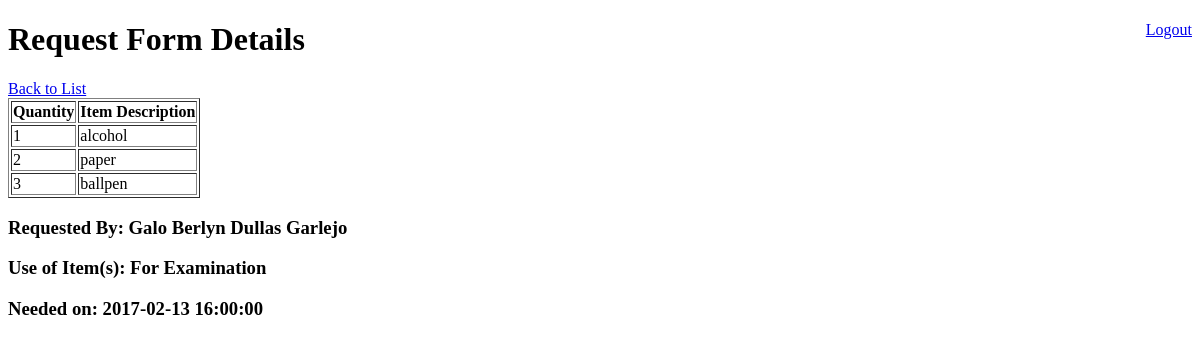
/request_app/dashboard/request_details.php?request_id=1 (signed in), run on an earlier commit of the app's database.
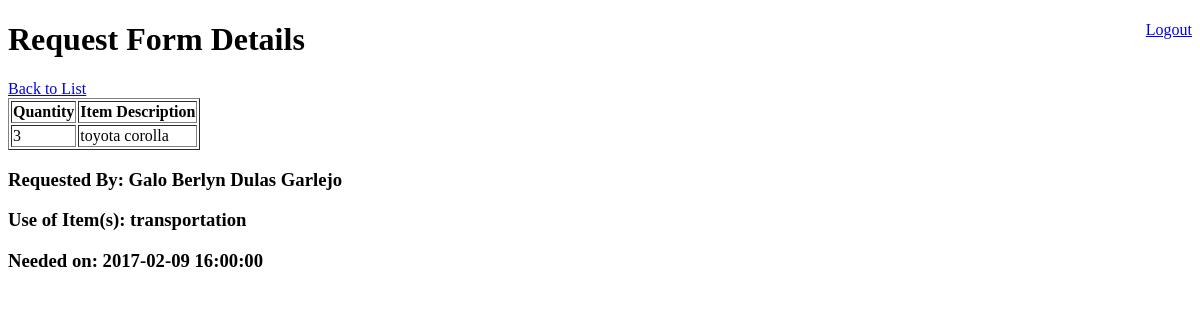
And on a later commit of the database.
### tables this page shows
CREATE TABLE `items` (
  `id` int(11) NOT NULL,
  `quantity` int(11) NOT NULL,
  `description` varchar(255) NOT NULL,
  `request_form_id` int(11) NOT NULL,
  `created_at` timestamp NOT NULL,
  `updated_at` timestamp NOT NULL
);

CREATE TABLE `request_form` (
  `request_id` int(11) NOT NULL,
  `requested_by` int(11) NOT NULL COMMENT 'user.id',
  `request_status` varchar(255) NOT NULL,
  `use_of_item` text NOT NULL,
  `date_needed` timestamp NOT NULL,
  `created_at` timestamp NOT NULL,
  `updated_at` timestamp NOT NULL
);

CREATE TABLE `user_details` (
  `id` int(11) NOT NULL,
  `user_id` int(11) NOT NULL,
  `firstname` varchar(255) NOT NULL,
  `middlename` varchar(255) NOT NULL,
  `lastname` varchar(255) NOT NULL,
  `created_at` timestamp NOT NULL,
  `updated_at` timestamp NOT NULL
);

### request_app/dashboard/request_details.php (the view, shortened to what this page needs)
<?php
include '../shared/connection.php';
$request_id = $_GET['request_id'];
$request = "SELECT rf.*,ud.firstname,ud.middlename,ud.lastname FROM request_form as rf left join user_details as ud on rf.requested_by=ud.user_id where request_id='$request_id'";
$requestQuery = mysqli_query($conn,$request) or die(mysqli_error($conn));
$req = mysqli_fetch_array($requestQuery, MYSQLI_ASSOC);
$items = "SELECT * FROM items WHERE request_form_id = '$request_id'";
$itemsQuery = mysqli_query($conn,$items);
?>
<!DOCTYPE html>
<html>
<head>
</head>
<body>
	<a href="../shared/logout.php" style="float:right">Logout</a>
	<div>
		<h1>Request Form Details</h1>
		<a href="home.php">Back to List</a>
		<table border="1">
			<tr>
			    <th>Quantity</th>
			    <th>Item Description</th>
		  	</tr>
		  	<?php
		  	while($row = mysqli_fetch_array($itemsQuery)){
			  	echo "<tr><td>" . $row['quantity'] . "</td>";
			  	echo "<td>" . $row['description'] . "</td></tr>";
			  }
		    ?>
		</table>
		<h3>Requested By: <?php echo $req['firstname'] . " " . $req['middlename'] . " " . $req['lastname'];?></h3>
		<h3>Use of Item(s): <?php echo $req['use_of_item'];?></h3>
		<h3>Needed on: <?php echo $req['date_needed'];?></h3>
	</div>
</body>
</html>

What changed in the data, as far as the page shows it:
removed items: quantity "1", description "alcohol"
removed items: quantity "2", description "paper"
removed items: quantity "3", description "ballpen"
added items: quantity "3", description "toyota corolla"
changed request_form "Galo Berlyn": user_details.middlename "Dullas" → "Dulas"; use_of_item "For Examination" → "transportation"; date_needed "2017-02-13 16:00:00" → "2017-02-09 16:00:00"
